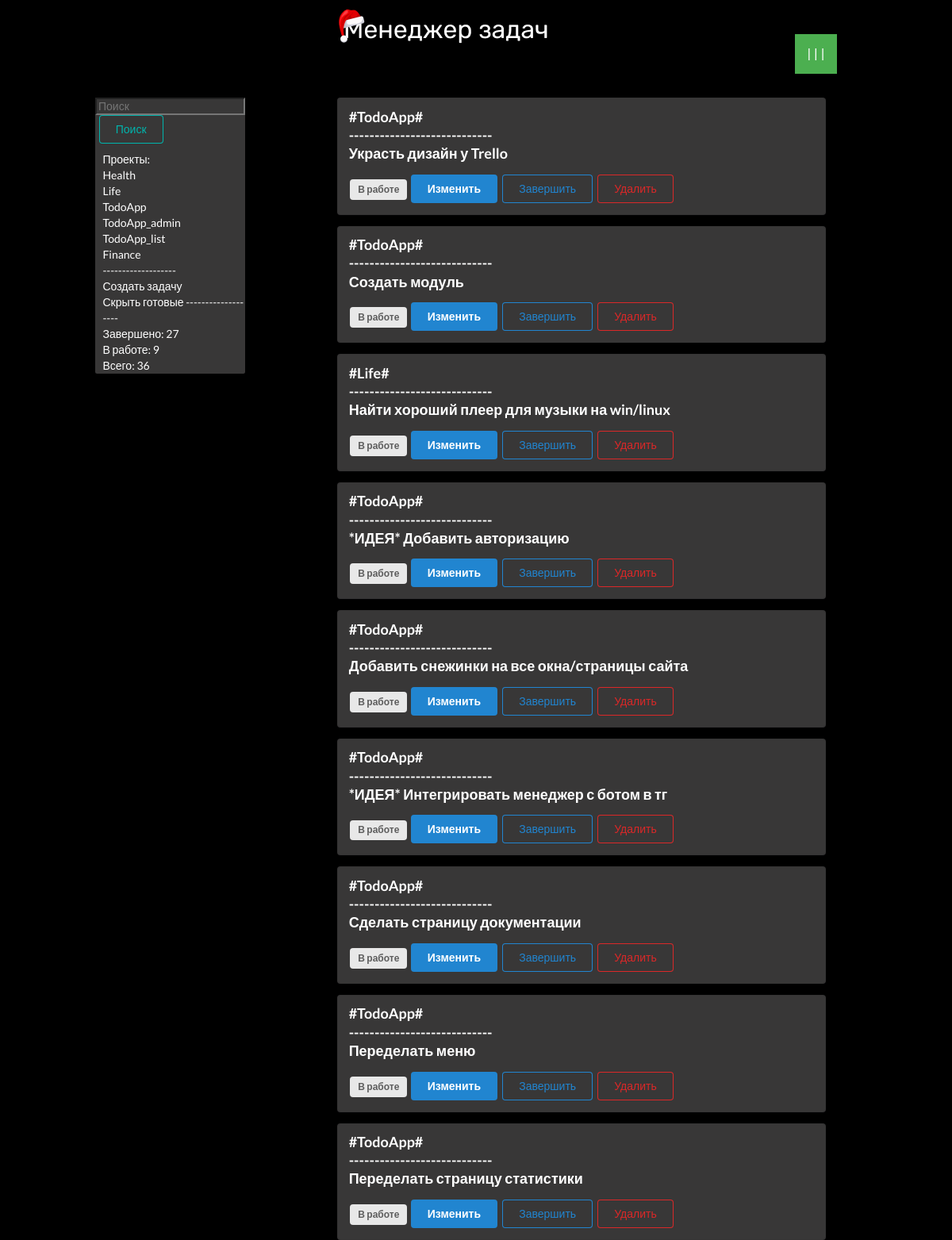
The page /uncompleted on the database as committed earlier.
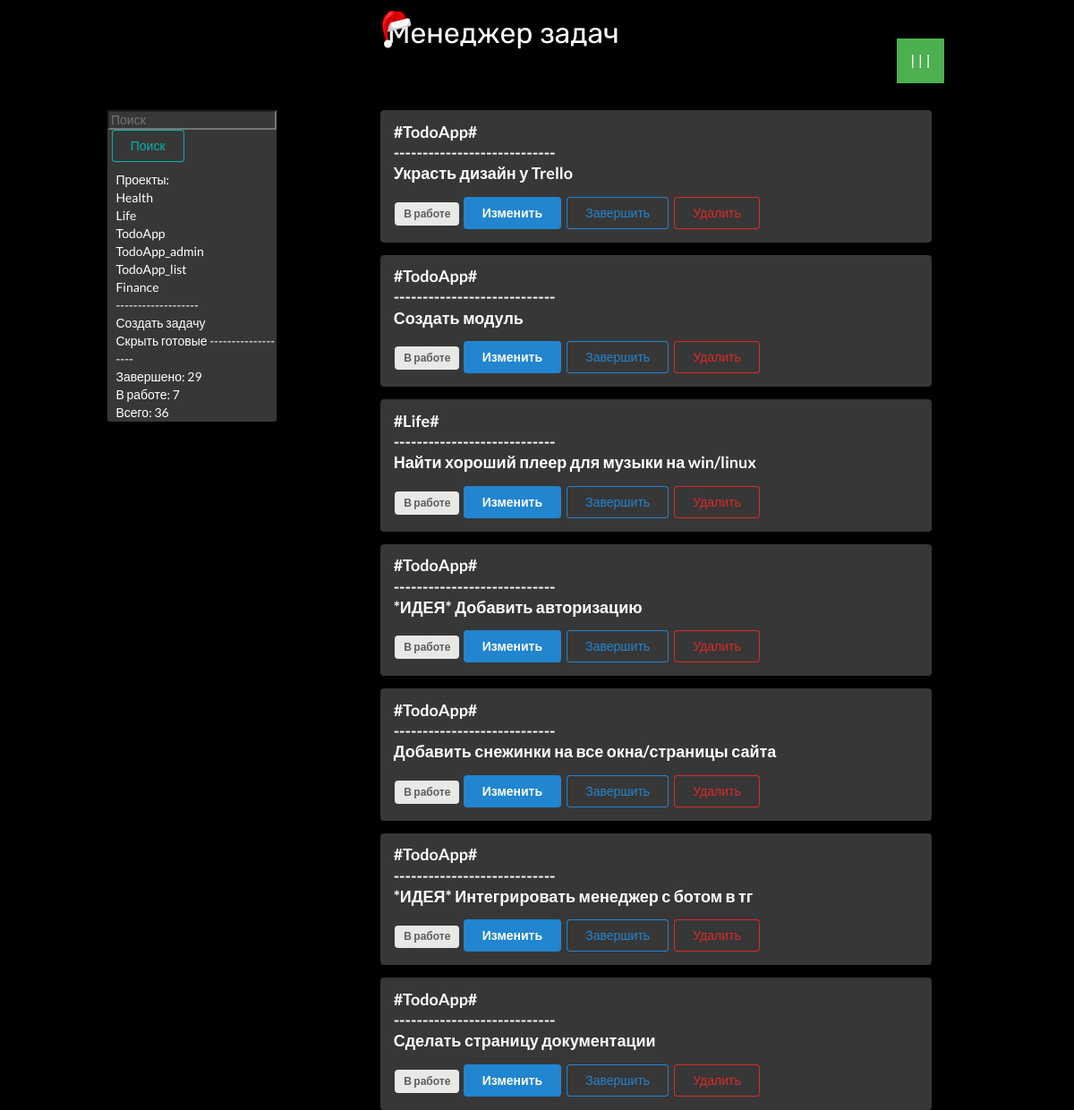
The same page on the database as committed later.
### todo/models.py (models this page shows)
class Tag(db.Model):
    id = db.Column(db.Integer, primary_key=True)
    title = db.Column(db.String(100))
    descr = db.Column(db.String(1000))

class ToDo(db.Model):
    id = db.Column(db.Integer, primary_key=True)
    title = db.Column(db.String(100))
    tag = db.Column(db.String(50))
    descr = db.Column(db.String(1000))
    create_date = db.Column(db.String(25))
    close_date = db.Column(db.String(25))
    is_complete = db.Column(db.Boolean)

### todo/routes.py (the view)
@app.get('/uncompleted')
def uncompleted():
    current_date = datetime.datetime.now().strftime('%Y-%m-%d')
    todo_list = ToDo.query.order_by(ToDo.is_complete).all()
    todo_completed = ToDo.query.filter_by(is_complete=1).all()
    todo_uncompleted = ToDo.query.filter_by(is_complete=0).all()
    completed = len(todo_completed)
    uncompleted = len(todo_uncompleted)
    all = len(todo_list)
    todo_tags = Tag.query.distinct(Tag.title)
    for el in todo_tags:
        print(el.title)
    return render_template('todo/index.html', todo_list=todo_uncompleted, todo_tags=todo_tags, todo_completed=completed, todo_uncompleted=uncompleted, todo_all=all, title='CUBI Prot.')

### todo/templates/todo/index.html (shortened to what this page needs)
{% extends 'todo/layout.html' %}
{% block content %}
<img src="static/todo_logo_black.png" style="margin-left: 35%; margin-right: 25%;">
<div class="dropdown">
    <button class="dropbtn">| | |</button>
        </div>
<div style="margin-top: 2.5%; class:'ui container'; margin-left: 10%; margin-right: 10%; display: flex;">
    <div class="navigation"
        style="color: white; background-color: rgb(56, 55, 55); width: 20%; height: 70%; margin-bottom: 1%; border-radius: 2.5px;">
        <form action="/search" method="post">
            <input type="text" name="search_bar" placeholder="Поиск"
                style="background-color: rgb(56, 55, 55); color: white;">
            <button class="ui teal basic button" type="submit"
                style="margin-bottom: 10px; margin-left: 2.5%;">Поиск</button>
        </form>
        <div class="tags" style="margin-left: 5%;">
            {% block tags %}
            Проекты:<br>
            {% for tag in todo_tags %}
            <a href="/sort/{{ tag.title }}">{{tag.title}}<br></a>
            {% endfor %}
            -------------------<br>
            {% endblock %}
            <a href="#openModal" style="margin-top: 10%;">Создать задачу</a><br>
            <a href="/uncompleted">Скрыть готовые</a>
            -------------------<br>
        </div>
        <div style="margin-left: 5%;">
            Завершено: {{todo_completed}}<br>
            В работе: {{todo_uncompleted}}<br>
            Всего: {{todo_all}}<br>
        </div>
    </div>
    <div class="contentt" style="width: 100%;">
        {% for todo in todo_list %}
        <div class="ui segment"
            style="margin-left: 15%; margin-right: 25%; width: 80%; background-color: rgb(56, 55, 55);">
            <p class="ui big header" name="header" style="margin-bottom: 2.5%; color: white; ">
                <a href="/get_detail/{{todo.id}}">#{{todo.tag}}#<br>----------------------------<br>{{todo.title}}<br>
            </p></a>
            {% if todo.is_complete == False %}
            <span class="ui gray label">В работе</span>
            <a class="ui blue button" href="/get_task/{{todo.id}}">Изменить</a>
            <a class="ui primary basic button" href="/update/{{ todo.id }}">Завершить</a>
            {% else %}
            <span class="ui green label">Завершено</span>
            <a class="ui blue button" href="/update/{{ todo.id }}">Возобновить</a>
            {% endif %}
            <a class="ui negative basic button" href="/delete/{{ todo.id }}">Удалить</a>
        </div>
        {% endfor %}
    </div>
</div>
{% endblock content %}

Rows that differ between the two databases and show on the page:
no longer on this page (row edited): ToDo: tag "TodoApp", title "Переделать меню"
no longer on this page (row edited): ToDo: tag "TodoApp", title "Переделать страницу статистики"
Other text that changed with them:
{{ todo_completed }}: "27" → "29"
{{ todo_uncompleted }}: "9" → "7"
